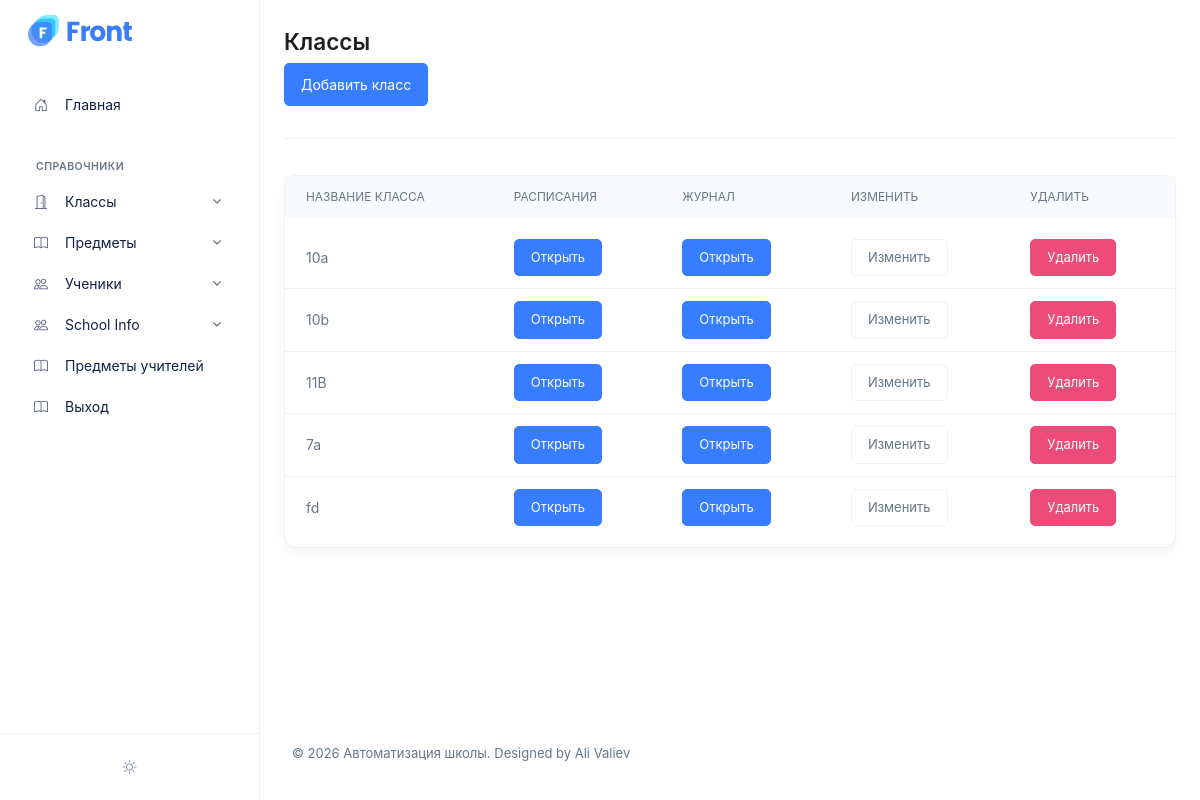
Page /admin/index.php?page=classes (signed in) on the committed database.
### tables this page shows
CREATE TABLE `classes` (
  `id` int(11) NOT NULL AUTO_INCREMENT,
  `title` varchar(20) NOT NULL,
  PRIMARY KEY (`id`)
);

### admin/classes/index.php (the view)
<?php
$query = "SELECT * FROM classes ORDER BY title";
$result = mysqli_query($conn, $query);
?>
<div class="page-header">
  <h1 class="page-header-title">Классы</h1>
  <a class="btn btn-primary" href="?page=addClass">Добавить класс</a>
</div>
<div class="card">
  <table class="table table-align-middle card-table">
    <thead class="thead-light">
      <tr>
        <th>Название класса</th>
        <th>Расписания</th>
        <th>Журнал</th>
        <th>Изменить</th>
        <th>Удалить</th>
      </tr>
    </thead>
    <tbody>
      <?php
      while ($row = mysqli_fetch_assoc($result)) {
      ?>
        <tr>
          <td><?php echo $row['title']; ?></td>
          <td><a class="btn btn-primary btn-sm" href="?page=timetable&id=<?php echo $row['id']; ?>">Открыть</a></td>
          <td><a class="btn btn-primary btn-sm" href="?page=journal&id=<?php echo $row['id']; ?>">Открыть</a></td>
          <td><a class="btn btn-white btn-sm" href="?page=editClass&id=<?php echo $row['id']; ?>">Изменить</a></td>
          <td><a class="btn btn-danger btn-sm" href="classes/delete.php?id=<?php echo $row['id']; ?>">Удалить</a></td>
        </tr>
      <?php
      }
      ?>
    </tbody>
  </table>
</div>

### admin/partials/head.php (style rules this page uses)
* { transition: unset !important; }
body { opacity: 0; }

### rows in the picture
classes: title "10a"
classes: title "10b"
classes: title "11B"
classes: title "7a"
classes: title "fd"
